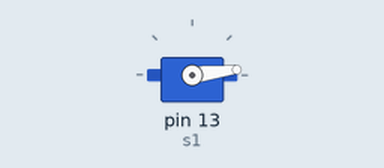
Recording of a sketch running on a simulated Arduino Uno, built with avr-gcc and run on an emulated ATmega328P. Parts: servo.

Above: at 0.05 s.
At 0.85 s:
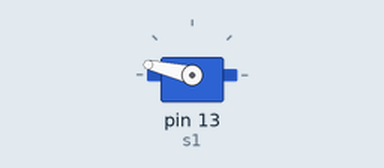
At 1.2 s:
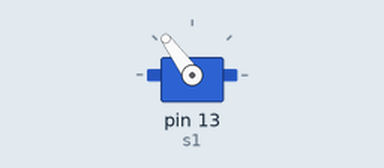
At 1.7 s:
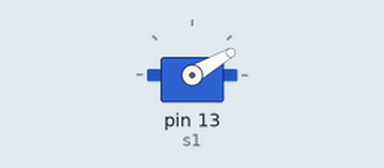
Timing chart, 0 to 4.2 s (numbered marks = the images above):
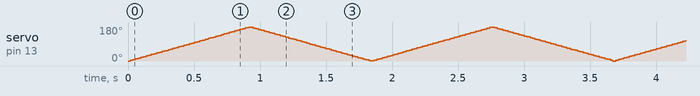

The sketch:

servo_motor.ino
```cpp
#include <Servo.h>
Servo s1;
void setup() {
  // put your setup code here, to run once:
  s1.attach(13);
}

void loop() {
  // put your main code here, to run repeatedly:
  // s1.write(0);
  // delay(1000);
  // s1.write(180);
  // delay(1000);
  for(int i = 0 ;i <= 180 ; i+=1){
    s1.write(i);
    delay(5);
  }
  for(int i = 180 ;i >=0 ; i-=1){
    s1.write(i);
    delay(5);
  }
}
```
